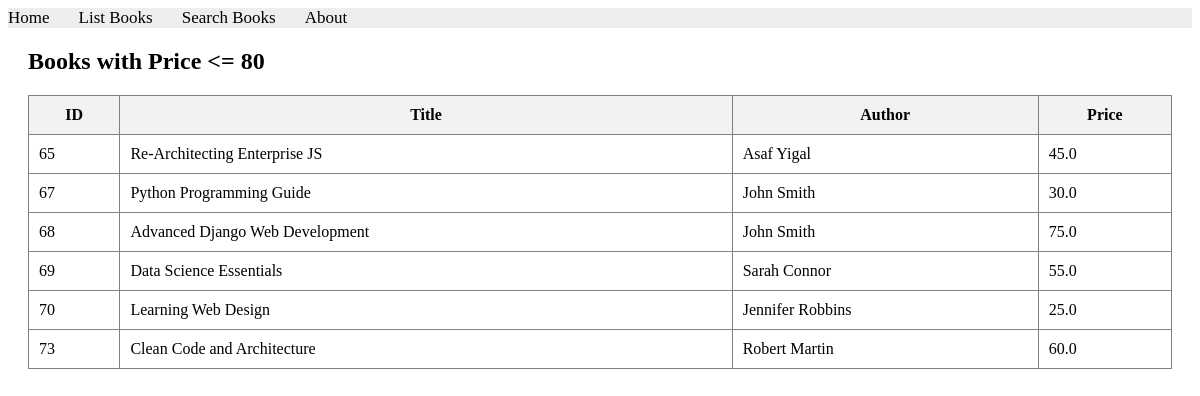
The page /books/lab8/task1 on the database its author committed.
### apps/bookmodule/models.py (models this page shows)
class Book(models.Model):
    title = models.CharField(max_length = 50)
    author = models.CharField(max_length = 50)
    price = models.FloatField(default = 0.0)
    edition = models.SmallIntegerField(default = 1)

### apps/bookmodule/views.py (the view)
# urls.py: path('lab8/task1', views.lab8_task1, name='lab8_task1'),
def lab8_task1(request):
    books = Book.objects.filter(Q(price__lte=80))
    return render(request, 'bookmodule/lab8_task1.html', {'books': books})

### apps/templates/bookmodule/lab8_task1.html (shortened to what this page needs)
{% extends "layouts/base.html" %}
{% load static %}
{% block content %}
<div style="margin: 20px;">
    <h2>Books with Price <= 80</h2>
    {% if books %}
        <table border="1" cellpadding="10" cellspacing="0" style="border-collapse: collapse; width: 100%;">
            <thead>
                <tr style="background-color: #f2f2f2;">
                    <th>ID</th>
                    <th>Title</th>
                    <th>Author</th>
                    <th>Price</th>
                </tr>
            </thead>
            <tbody>
                {% for book in books %}
                <tr>
                    <td>{{ book.id }}</td>
                    <td>{{ book.title }}</td>
                    <td>{{ book.author }}</td>
                    <td>{{ book.price }}</td>
                </tr>
                {% endfor %}
            </tbody>
        </table>
    {% else %}
        <p>No books found matching your criteria.</p>
    {% endif %}
    <br>
</div>
{% endblock content %}

### rows shown on the page
Book: id "65", title "Re-Architecting Enterprise JS", author "Asaf Yigal", price "45.0"
Book: id "67", title "Python Programming Guide", author "John Smith", price "30.0"
Book: id "68", title "Advanced Django Web Development", author "John Smith", price "75.0"
Book: id "69", title "Data Science Essentials", author "Sarah Connor", price "55.0"
Book: id "70", title "Learning Web Design", author "Jennifer Robbins", price "25.0"
Book: id "73", title "Clean Code and Architecture", author "Robert Martin", price "60.0"
